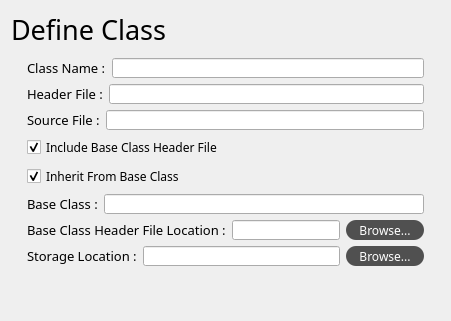
            <widget class="QWidget" name="stackedWidget_6Page1">
             <layout class="QVBoxLayout" name="verticalLayout_11">
              <item>
               <widget class="QLabel" name="label_2">
                <property name="sizePolicy">
                 <sizepolicy hsizetype="Preferred" vsizetype="Fixed">
                  <horstretch>0</horstretch>
                  <verstretch>0</verstretch>
                 </sizepolicy>
                </property>
                <property name="font">
                 <font>
                  <family>方正黑体简体</family>
                  <pointsize>20</pointsize>
                 </font>
                </property>
                <property name="text">
                 <string>Define Class</string>
                </property>
                <property name="margin">
                 <number>16</number>
                </property>
               </widget>
              </item>
              <item>
               <layout class="QVBoxLayout" name="verticalLayout_10">
                <property name="leftMargin">
                 <number>16</number>
                </property>
                <property name="topMargin">
                 <number>4</number>
                </property>
                <property name="rightMargin">
                 <number>16</number>
                </property>
                <property name="bottomMargin">
                 <number>4</number>
                </property>
                <item>
                 <layout class="QHBoxLayout" name="horizontalLayout_10">
                  <item>
                   <widget class="QLabel" name="label_3">
                    <property name="font">
                     <font>
                      <family>方正黑体简体</family>
                      <pointsize>10</pointsize>
                     </font>
                    </property>
                    <property name="text">
                     <string>Class Name :</string>
                    </property>
                   </widget>
                  </item>
                  <item>
                   <widget class="QLineEdit" name="lineEdit_ProjectName_2">
                    <property name="minimumSize">
                     <size>
                      <width>0</width>
                      <height>20</height>
                     </size>
                    </property>
                    <property name="maximumSize">
                     <size>
                      <width>16777215</width>
                      <height>20</height>
                     </size>
                    </property>
                    <property name="text">
                     <string/>
                    </property>
                    <property name="cursorMoveStyle">
                     <enum>Qt::LogicalMoveStyle</enum>
                    </property>
                   </widget>
                  </item>
                 </layout>
                </item>
                <item>
                 <layout class="QHBoxLayout" name="horizontalLayout_16">
                  <item>
                   <widget class="QLabel" name="label_6">
                    <property name="font">
                     <font>
                      <family>方正黑体简体</family>
                      <pointsize>10</pointsize>
                     </font>
                    </property>
                    <property name="text">
                     <string>Header File :</string>
                    </property>
                   </widget>
                  </item>
                  <item>
                   <widget class="QLineEdit" name="lineEdit_ProjectName_5">
                    <property name="minimumSize">
                     <size>
                      <width>0</width>
                      <height>20</height>
                     </size>
                    </property>
                    <property name="maximumSize">
                     <size>
                      <width>16777215</width>
                      <height>20</height>
                     </size>
                    </property>
                    <property name="text">
                     <string/>
                    </property>
                    <property name="cursorMoveStyle">
                     <enum>Qt::LogicalMoveStyle</enum>
                    </property>
                   </widget>
                  </item>
                 </layout>
                </item>
                <item>
                 <layout class="QHBoxLayout" name="horizontalLayout_17">
                  <item>
                   <widget class="QLabel" name="label_7">
                    <property name="font">
                     <font>
                      <family>方正黑体简体</family>
                      <pointsize>10</pointsize>
                     </font>
                    </property>
                    <property name="text">
                     <string>Source File :</string>
                    </property>
                   </widget>
                  </item>
                  <item>
                   <widget class="QLineEdit" name="lineEdit_ProjectName_6">
                    <property name="minimumSize">
                     <size>
                      <width>0</width>
                      <height>20</height>
                     </size>
                    </property>
                    <property name="maximumSize">
                     <size>
                      <width>16777215</width>
                      <height>20</height>
                     </size>
                    </property>
                    <property name="text">
                     <string/>
                    </property>
                    <property name="cursorMoveStyle">
                     <enum>Qt::LogicalMoveStyle</enum>
                    </property>
                   </widget>
                  </item>
                 </layout>
                </item>
                <item>
                 <widget class="QCheckBox" name="checkBox">
                  <property name="font">
                   <font>
                    <family>方正黑体简体</family>
                   </font>
                  </property>
                  <property name="text">
                   <string>Include Base Class Header File</string>
                  </property>
                  <property name="checked">
                   <bool>true</bool>
                  </property>
                 </widget>
                </item>
                <item>
                 <widget class="QCheckBox" name="checkBox_3">
                  <property name="font">
                   <font>
                    <family>方正黑体简体</family>
                   </font>
                  </property>
                  <property name="text">
                   <string>Inherit From Base Class</string>
                  </property>
                  <property name="checked">
                   <bool>true</bool>
                  </property>
                 </widget>
                </item>
                <item>
                 <layout class="QHBoxLayout" name="horizontalLayout_11">
                  <item>
                   <widget class="QLabel" name="label_4">
                    <property name="font">
                     <font>
                      <family>方正黑体简体</family>
                      <pointsize>10</pointsize>
                     </font>
                    </property>
                    <property name="text">
                     <string>Base Class :</string>
                    </property>
                   </widget>
                  </item>
                  <item>
                   <widget class="QLineEdit" name="lineEdit_ProjectName_3">
                    <property name="minimumSize">
                     <size>
                      <width>0</width>
                      <height>20</height>
                     </size>
                    </property>
                    <property name="maximumSize">
                     <size>
                      <width>16777215</width>
                      <height>20</height>
                     </size>
                    </property>
                    <property name="text">
                     <string/>
                    </property>
                    <property name="cursorMoveStyle">
                     <enum>Qt::LogicalMoveStyle</enum>
                    </property>
                   </widget>
                  </item>
                 </layout>
                </item>
                <item>
                 <layout class="QHBoxLayout" name="horizontalLayout_13">
                  <item>
                   <widget class="QLabel" name="label_5">
                    <property name="font">
                     <font>
                      <family>方正黑体简体</family>
                      <pointsize>10</pointsize>
                     </font>
                    </property>
                    <property name="text">
                     <string>Base Class Header File Location :</string>
                    </property>
                   </widget>
                  </item>
                  <item>
                   <widget class="QLineEdit" name="lineEdit_ProjectName_4">
                    <property name="minimumSize">
                     <size>
                      <width>0</width>
                      <height>20</height>
                     </size>
                    </property>
                    <property name="maximumSize">
                     <size>
                      <width>16777215</width>
                      <height>20</height>
                     </size>
                    </property>
                    <property name="text">
                     <string/>
                    </property>
                    <property name="cursorMoveStyle">
                     <enum>Qt::LogicalMoveStyle</enum>
                    </property>
                   </widget>
                  </item>
                  <item>
                   <widget class="QPushButton" name="pushButton_3">
                    <property name="minimumSize">
                     <size>
                      <width>78</width>
                      <height>20</height>
                     </size>
                    </property>
                    <property name="maximumSize">
                     <size>
                      <width>16777215</width>
                      <height>20</height>
                     </size>
                    </property>
                    <property name="font">
                     <font>
                      <family>方正黑体简体</family>
                     </font>
                    </property>
                    <property name="styleSheet">
                     <string notr="true">QPushButton{
background: rgb(80, 80, 80);
color: rgb(255, 255, 255);
border-radius: 10px;
padding: 3px 8px 3px 8px;
}

QPushButton:hover{
background: rgb(100, 100, 100);
}</string>
                    </property>
                    <property name="text">
                     <string>Browse...</string>
                    </property>
                   </widget>
                  </item>
                 </layout>
                </item>
                <item>
                 <layout class="QHBoxLayout" name="horizontalLayout_18">
                  <item>
                   <widget class="QLabel" name="label_8">
                    <property name="font">
                     <font>
                      <family>方正黑体简体</family>
                      <pointsize>10</pointsize>
                     </font>
                    </property>
                    <property name="text">
                     <string>Storage Location :</string>
                    </property>
                   </widget>
                  </item>
                  <item>
                   <widget class="QLineEdit" name="lineEdit_ProjectName_7">
                    <property name="minimumSize">
                     <size>
                      <width>0</width>
                      <height>20</height>
                     </size>
                    </property>
                    <property name="maximumSize">
                     <size>
                      <width>16777215</width>
                      <height>20</height>
                     </size>
                    </property>
                    <property name="text">
                     <string/>
                    </property>
                    <property name="cursorMoveStyle">
                     <enum>Qt::LogicalMoveStyle</enum>
                    </property>
                   </widget>
                  </item>
                  <item>
                   <widget class="QPushButton" name="pushButton_2">
                    <property name="minimumSize">
                     <size>
                      <width>78</width>
                      <height>20</height>
                     </size>
                    </property>
                    <property name="maximumSize">
                     <size>
                      <width>16777215</width>
                      <height>20</height>
                     </size>
                    </property>
                    <property name="font">
                     <font>
                      <family>方正黑体简体</family>
                     </font>
                    </property>
                    <property name="styleSheet">
                     <string notr="true">QPushButton{
background: rgb(80, 80, 80);
color: rgb(255, 255, 255);
border-radius: 10px;
padding: 3px 8px 3px 8px;
}

QPushButton:hover{
background: rgb(100, 100, 100);
}</string>
                    </property>
                    <property name="text">
                     <string>Browse...</string>
                    </property>
                   </widget>
                  </item>
                 </layout>
                </item>
               </layout>
              </item>
              <item>
               <spacer name="verticalSpacer">
                <property name="orientation">
                 <enum>Qt::Vertical</enum>
                </property>
                <property name="sizeHint" stdset="0">
                 <size>
                  <width>20</width>
                  <height>40</height>
                 </size>
                </property>
               </spacer>
              </item>
             </layout>
            </widget>
